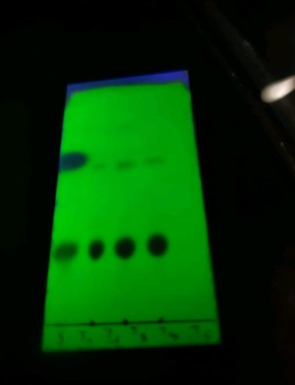
#> input picture images/hello1.jpg, 295 x 385 px
$ python -i RFCalc.py   (imports and definitions only)   (older library calls are emulated)
#> lines starting #> are read from the running program, lines starting #| are printed output that depends on the picture; after the words box and inside, x2 and y2 are one past the last pixel; in counts of white or black regions, pixels touching at a corner belong together
#> further down, picture is the input picture: shape (385, 295, 3); mean B, G, R 3.8, 54.3, 2.3
import cv2
import numpy as np
from PIL import Image, ImageDraw, ImageFont

def load_and_preprocess_image(img):
    cropped_img = crop_image(img, 0.10, 0.10, 0.05, 0.05)
    resized_img = cv2.resize(cropped_img, (256, 500))
    gray_image = cv2.cvtColor(resized_img, cv2.COLOR_BGR2GRAY)
    blurred_image = cv2.GaussianBlur(gray_image, (5, 5), 0)
    return resized_img, blurred_image

def crop_image(image, left_pct, right_pct, top_pct, bottom_pct):
#> called with left_pct = 0.1, right_pct = 0.1, top_pct = 0.05, bottom_pct = 0.05
    height, width = image.shape[:2]
#> height = 385; width = 295
    left = int(width * left_pct)
#> left = 29
    right = int(width * right_pct)
#> right = 29
    top = int(height * top_pct)
#> top = 19
    bottom = int(height * bottom_pct)
#> bottom = 19
    cropped_image = image[top:height-bottom, left:width-right]
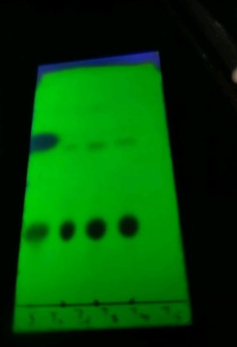
#> cropped_image: shape (347, 237, 3); mean B, G, R 4.1, 72.4, 1.3
#> in load_and_preprocess_image, `gray_image = cv2.cvtColor(resized_img, cv2.COLOR_BGR2GRAY)`:
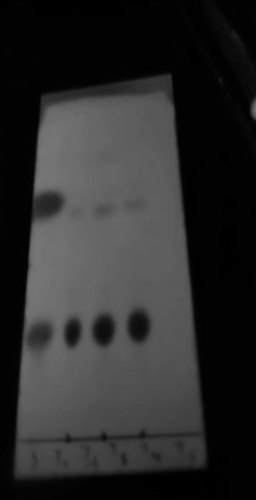
#> gray_image: shape (500, 256); min 0, max 119, mean 43.2
    return cropped_image

def compute_gradients(blurred_image):
    gradient_x = cv2.Scharr(blurred_image, cv2.CV_64F, 1, 0)
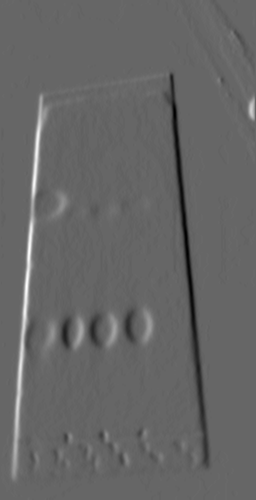
#> gradient_x: shape (500, 256) float64; min -608, max 912, mean 0.5; drawn with min black and max white
    gradient_y = cv2.Scharr(blurred_image, cv2.CV_64F, 0, 1)
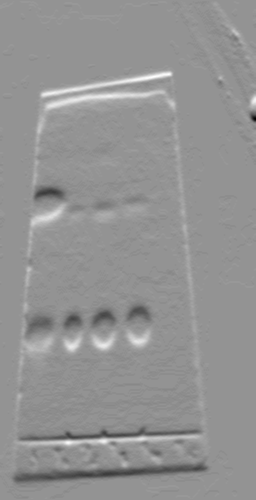
#> gradient_y: shape (500, 256) float64; min -458, max 336, mean 0; drawn with min black and max white
    gradient_magnitude = np.sqrt(gradient_x ** 2 + gradient_y ** 2)
    return gradient_magnitude

def find_contours(gradient_magnitude, threshold, min_area_threshold):
    high_contrast_areas = gradient_magnitude > threshold
    contours, _ = cv2.findContours(high_contrast_areas.astype(np.uint8), cv2.RETR_EXTERNAL, cv2.CHAIN_APPROX_SIMPLE)
    rectangles = []
    for contour in contours:
        area = cv2.contourArea(contour)
        if area > min_area_threshold:
            x, y, w, h = cv2.boundingRect(contour)
            rectangles.append([x, y, x + w, y + h])
    return np.array(rectangles)

def non_max_suppression(rectangles, overlap_thresh):
    if len(rectangles) == 0:
        return []

    pick = []
    x1 = rectangles[:, 0]
    y1 = rectangles[:, 1]
    x2 = rectangles[:, 2]
    y2 = rectangles[:, 3]
    area = (x2 - x1 + 1) * (y2 - y1 + 1)
    idxs = np.argsort(y2)

    while len(idxs) > 0:
        last = len(idxs) - 1
        i = idxs[last]
        pick.append(i)
        suppress = [last]
        for pos in range(0, last):
            j = idxs[pos]
            xx1 = max(x1[i], x1[j])
            yy1 = max(y1[i], y1[j])
            xx2 = min(x2[i], x2[j])
            yy2 = min(y2[i], y2[j])
            w = max(0, xx2 - xx1 + 1)
            h = max(0, yy2 - yy1 + 1)
            overlap = float(w * h) / area[j]

            if overlap > overlap_thresh:
                suppress.append(pos)

        idxs = np.delete(idxs, suppress)

    return rectangles[pick]

def draw_rectangles(image, rectangles, min_required_area, max_aspect_ratio):
    for (x, y, x2, y2) in rectangles:
        aspect_ratio = (x2 - x) / (y2 - y)
        area = (x2 - x) * (y2 - y)
        if aspect_ratio <= max_aspect_ratio and area > min_required_area:
            cv2.rectangle(image, (x, y), (x2, y2), (0, 255, 0), 2)
            center_x = (x + x2) // 2
            center_y = (y + y2) // 2
            cv2.circle(image, (center_x, center_y), 1, (0, 0, 255), -1)
            y_normalized = 1 - center_y / 500
            draw_text(image, x, y, x2, y2, y_normalized)

def draw_text(image, x, y, x2, y2, y_normalized):
    pil_img = Image.fromarray(cv2.cvtColor(image, cv2.COLOR_BGR2RGB))
    draw = ImageDraw.Draw(pil_img)
    font = ImageFont.truetype("arial.ttf", 15)
    text = f'{y_normalized:.2f}'
    text_bbox = draw.textbbox((0, 0), text, font=font)
    text_x = x + (x2 - x - (text_bbox[2] - text_bbox[0])) // 2
    text_y = y - (text_bbox[3] - text_bbox[1]) - 15
    draw.text((text_x, text_y), text, font=font, fill=(255, 0, 0))
    image[:] = cv2.cvtColor(np.array(pil_img), cv2.COLOR_RGB2BGR)

def RFValueCalc(img):
    resized_img, blurred_image = load_and_preprocess_image(img)
    gradient_magnitude = compute_gradients(blurred_image)
    initial_threshold = 50
    initial_min_area_threshold = 200
    min_required_rectangles = 7
    min_required_area = 250
    max_aspect_ratio = 3

    num_rectangles = 0
    while num_rectangles < min_required_rectangles:
        rectangles = find_contours(gradient_magnitude, initial_threshold, initial_min_area_threshold)
        rectangles = non_max_suppression(rectangles, 0.2)
        draw_rectangles(resized_img, rectangles, min_required_area, max_aspect_ratio)
        num_rectangles = len(rectangles)
        initial_min_area_threshold -= 100
#> this loop made 3 passes
#> (x1 in non_max_suppression, y1 in non_max_suppression, x2 in non_max_suppression, y2 in non_max_suppression, area in non_max_suppression, num_rectangles) on pass 1: ([10, 224], [70, 14], [211, 254], [485, 68], [84032, 1705], 2)
#> (x1 in non_max_suppression, y1 in non_max_suppression, x2 in non_max_suppression, y2 in non_max_suppression, area in non_max_suppression, num_rectangles) on pass 2: ([246, 10, 224], [93, 70, 14], [256, 211, 254], [123, 485, 68], [341, 84032, 1705], 3)
#> pass 1, in find_contours, `high_contrast_areas = gradient_magnitude > threshold`:
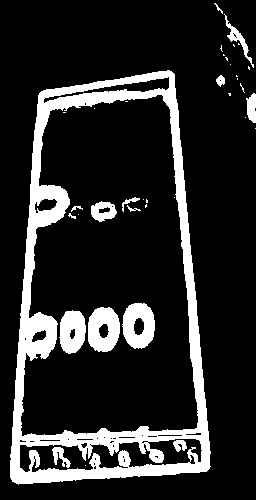
#> high_contrast_areas: shape (500, 256) bool; 16.3% white; 37 white regions (22 under 20 px), largest, box (x1, y1, x2, y2) and area: (10, 70, 211, 485) 16334, (88, 307, 120, 352) 1089, (122, 303, 155, 349) 1079
#> pass 1, in draw_text, `pil_img = Image.fromarray(cv2.cvtColor(image, cv2.COLOR_BGR2RGB))`:
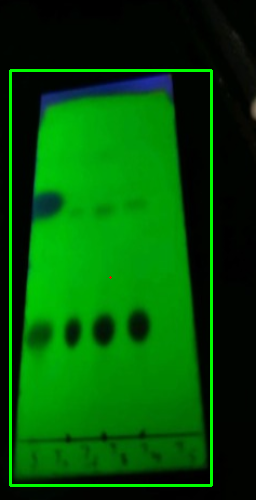
#> pil_img: PIL image 256x500 RGB; mean R, G, B 1.2, 79.6, 4
#> after the loop:
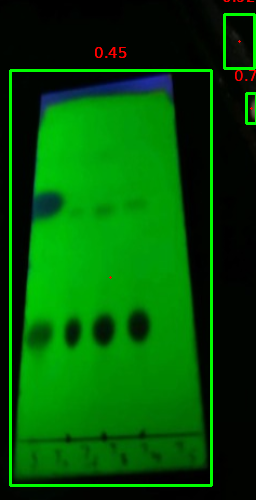
#> resized_img: shape (500, 256, 3); mean B, G, R 4, 80.8, 1.7
#> after the loop, initial_min_area_threshold = -100

    return resized_img

>>> import cv2
>>> picture = cv2.imread('images/hello1.jpg')
>>> result = RFValueCalc(picture)

$ run again, on images/hello4.jpg
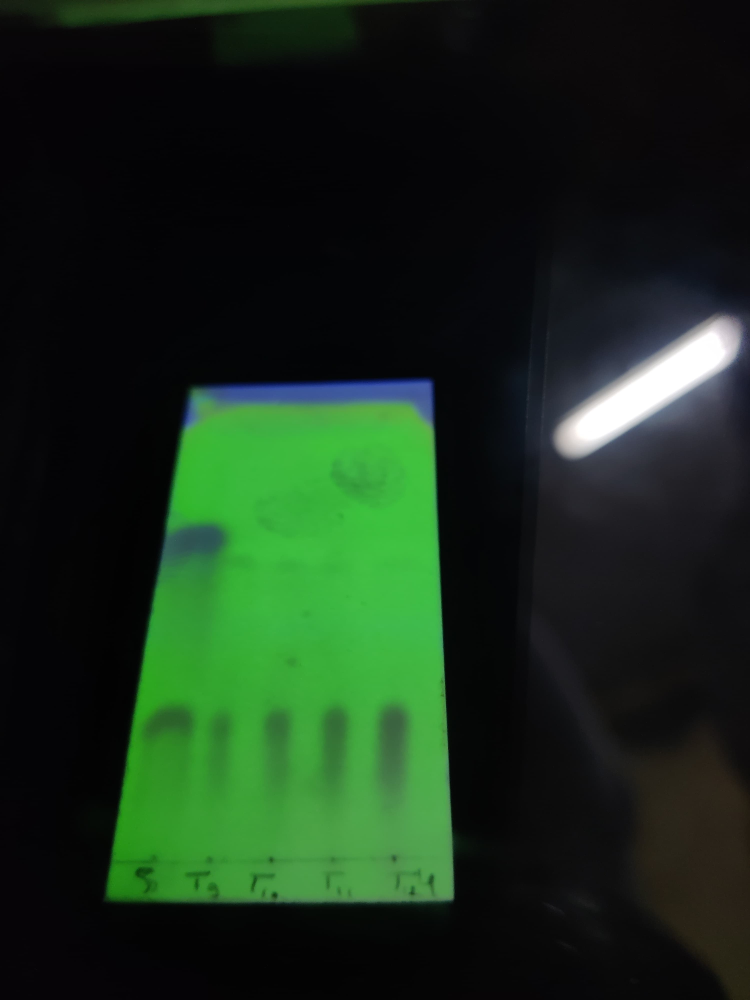
#> input picture images/hello4.jpg, 3000 x 4000 px (shown at 1/4 size)
#> picture is the input picture: shape (4000, 3000, 3); mean B, G, R 26.2, 45.7, 24.4
#> the loop in RFValueCalc, `while num_rectangles < min_required_rectangles:` made 3 passes
#> (x1 in non_max_suppression, y1 in non_max_suppression, x2 in non_max_suppression, y2 in non_max_suppression, area in non_max_suppression, num_rectangles) on pass 1: ([10, 187], [180, 120], [169, 256], [480, 397], [48160, 19460], 2)
#> pass 1, in find_contours, `high_contrast_areas = gradient_magnitude > threshold`:
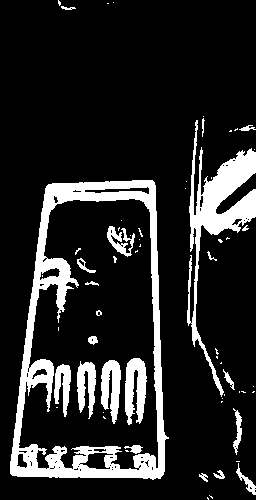
#> high_contrast_areas: shape (500, 256) bool; 15.2% white; 62 white regions (40 under 20 px), largest, box (x1, y1, x2, y2) and area: (10, 180, 169, 480) 10345, (187, 120, 256, 397) 4472, (125, 358, 147, 425) 1022
#> after the loop in RFValueCalc, `while num_rectangles < min_required_rectangles:`:
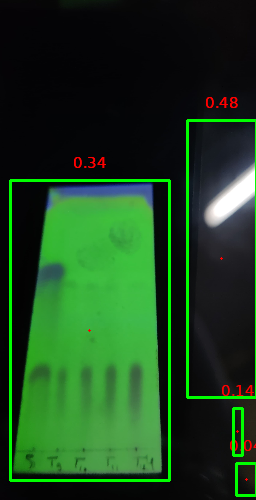
#> resized_img: shape (500, 256, 3); mean B, G, R 29.1, 65.6, 27.7
#> after the loop in RFValueCalc, `while num_rectangles < min_required_rectangles:`: initial_min_area_threshold = -100
